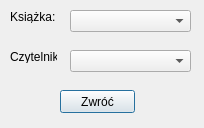
<?xml version="1.0" encoding="UTF-8"?>
<ui version="4.0">
 <class>BookBack</class>
 <widget class="QDialog" name="BookBack">
  <property name="geometry">
   <rect>
    <x>0</x>
    <y>0</y>
    <width>204</width>
    <height>128</height>
   </rect>
  </property>
  <property name="windowTitle">
   <string>Zwrot książek</string>
  </property>
  <widget class="QComboBox" name="comboBox">
   <property name="geometry">
    <rect>
     <x>70</x>
     <y>10</y>
     <width>121</width>
     <height>22</height>
    </rect>
   </property>
  </widget>
  <widget class="QPushButton" name="pushButton">
   <property name="geometry">
    <rect>
     <x>60</x>
     <y>90</y>
     <width>75</width>
     <height>23</height>
    </rect>
   </property>
   <property name="text">
    <string>Zwróć</string>
   </property>
  </widget>
  <widget class="QLabel" name="label">
   <property name="geometry">
    <rect>
     <x>10</x>
     <y>10</y>
     <width>47</width>
     <height>13</height>
    </rect>
   </property>
   <property name="text">
    <string>Książka:</string>
   </property>
  </widget>
  <widget class="QComboBox" name="comboBox_2">
   <property name="geometry">
    <rect>
     <x>70</x>
     <y>50</y>
     <width>121</width>
     <height>22</height>
    </rect>
   </property>
  </widget>
  <widget class="QLabel" name="label_2">
   <property name="geometry">
    <rect>
     <x>10</x>
     <y>50</y>
     <width>47</width>
     <height>13</height>
    </rect>
   </property>
   <property name="text">
    <string>Czytelnik:</string>
   </property>
  </widget>
 </widget>
 <resources/>
 <connections/>
</ui>
